Frame 1 (no input): blank canvas, image omitted
Frame 60 (the mouse pressed at the canvas centre just before this capture): blank canvas, image omitted
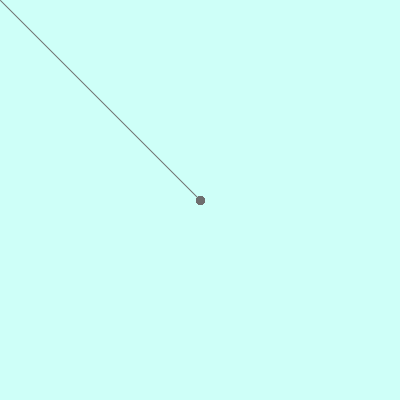
Frame 120 (the mouse held since frame 60 and released just before this capture)

The Processing sketch whose frames 1 and 60 were blank and that drew this single picture after the mouse press (run headless with seeded random() and noise(); from frame 60 on, the mouse is pressed at the canvas centre):

// Processing sketch: processing_183178
// ── processing_183178.pde

void setup() {
  size (400, 400);
  background (#CEFFF8);
  smooth();
}

void draw () {
  if (mousePressed==true){
      
  strokeWeight(map(pmouseX,0,400,1,16 ));
  stroke(map(mouseY,0,400,0,220) );
  line (pmouseX, pmouseY, mouseX, mouseY );
  }
  
  
}
//do this when the mouse is pressed
void mousePressed (){
 strokeWeight(6);
 fill(#A2FFBC);
 ellipse(mouseX, mouseY, 50, 50);
 
  }
//do this when the key is pressed
void mouseReleased () {
    mousePressed = false;

  
}
